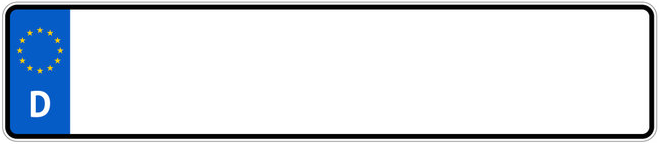
#> input picture makedata/base_img.png, 660 x 144 px
$ python training_data_creator.py
#> lines starting #> are read from the running program, lines starting #| are printed output that depends on the picture
from PIL import Image, ImageDraw, ImageFont
import random

# Load resources
font_path = "EuroPlate.ttf"
font_size = 145
font = ImageFont.truetype(font_path, font_size)
image = Image.open("base_img.png").convert("RGBA")
#> image is the input picture: PIL image 660x144 RGBA; mean R, G, B, A 215.4, 221.7, 229.2, 255
draw = ImageDraw.Draw(image)
image_width = image.width
#> image_width = 660

# Spacing
char_spacing = 5
group_spacing = 20
end_padding = 15
y = 15  # vertical position

# Generate plate parts
city_code = random.choice(['B', 'M', 'F', 'S', 'K'])
letter_group = ''.join(random.choices('ABCDEFGHIJKLMNOPQRSTUVWXYZ', k=random.randint(1, 2)))
number_group = str(random.randint(1, 9999)).zfill(random.randint(1, 4))

# ---------- Step 1: Calculate width of right-aligned group ----------
def get_text_width(text, font, spacing):
#> called with text = 'BZ7962', spacing = 5
    width = 0
    for i, char in enumerate(text):
        bbox = draw.textbbox((0, 0), char, font=font)
        char_width = bbox[2] - bbox[0]
        width += char_width
        if i < len(text) - 1:
            width += spacing
#> this loop made 6 passes
#> (bbox, char_width, width) on passes 1 to 6: ((0, 29, 99, 135), 99, 104), ((0, 29, 99, 135), 99, 208), ((0, 29, 92, 135), 92, 305), ((0, 27, 92, 137), 92, 402), ((0, 27, 92, 137), 92, 499), ((0, 27, 92, 135), 92, 591)
#> after the loop, width = 591
    return width

# Width of second group (letter_group + number_group)
second_group = letter_group + number_group
second_group_width = get_text_width(second_group, font, char_spacing)
#> second_group_width = 591

# Start X so it ends exactly at (image.width - 15)
start_x_second_group = image_width - end_padding - second_group_width
#> start_x_second_group = 54

# ---------- Step 2: Draw city code ----------
x = 80  # or whatever left margin you want
for i, char in enumerate(city_code):
    bbox = draw.textbbox((0, 0), char, font=font)
    char_width = bbox[2] - bbox[0]
    draw.text((x, y), char, font=font, fill="black")
    x += char_width + char_spacing
#> this loop made 1 pass
#> (bbox, char_width, x) on pass 1: ((0, 27, 92, 137), 92, 177)
#> after the loop, x = 177

# Add space between city_code and second group
x += group_spacing
#> x = 197

# Optional: add enforcement that `x < start_x_second_group` or adjust dynamically

# ---------- Step 3: Draw second group at aligned position ----------
x = start_x_second_group
#> x = 54
for i, char in enumerate(second_group):
    bbox = draw.textbbox((0, 0), char, font=font)
    char_width = bbox[2] - bbox[0]
    draw.text((x, y), char, font=font, fill="black")
    x += char_width + char_spacing
#> this loop made 6 passes
#> (bbox, char_width, x) on passes 1 to 6: ((0, 29, 99, 135), 99, 158), ((0, 29, 99, 135), 99, 262), ((0, 29, 92, 135), 92, 359), ((0, 27, 92, 137), 92, 456), ((0, 27, 92, 137), 92, 553), ((0, 27, 92, 135), 92, 650)
#> after the loop, x = 650

# Save
image.save("plate_right_aligned.png")
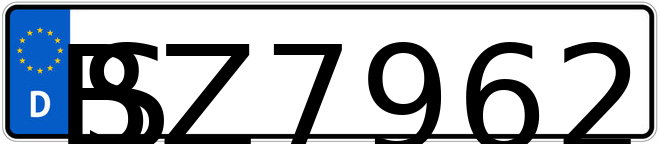
#> saved as plate_right_aligned.png: PIL image 660x144 RGBA; mean R, G, B, A 165.2, 171.3, 178.6, 255
